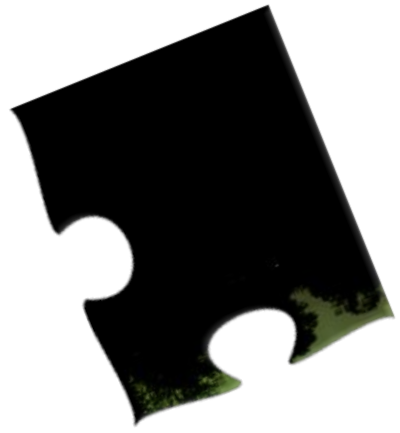
#> input picture images/pieces/aurora12/piece_8.png, 400 x 433 px
$ python -i match_score.py   (imports and definitions only)
#> lines starting #> are read from the running program, lines starting #| are printed output that depends on the picture; after the words box and inside, x2 and y2 are one past the last pixel; in counts of white or black regions, pixels touching at a corner belong together
import json
from typing import Tuple
import numpy as np
import cv2
from scipy.spatial.distance import directed_hausdorff


def contours(
    image_path: str,
    kernel_size: Tuple[int, int] = (5, 5),
    epsilon_ratio: float = 0.001
):
    """
    (Desc)

    Args:

    Returns:

    """
#> called with image_path = '../../images/pieces/aurora12/piece_8.png', kernel_size = (5, 5), epsilon_ratio = 0.001
    # Reading image and converting to rgb and grayscale.
    img = cv2.imread(image_path)
#> img is the input picture: shape (433, 400, 3); mean B, G, R 130.3, 131.3, 131
    img_gray = cv2.cvtColor(img, cv2.COLOR_BGR2GRAY)

    # Apply a heavy Gaussian blur on grayscale image to reduce noise.
    kernel_size = kernel_size
    kernel_sigma = 5
    img_blurred = cv2.GaussianBlur(img_gray, kernel_size, kernel_sigma)
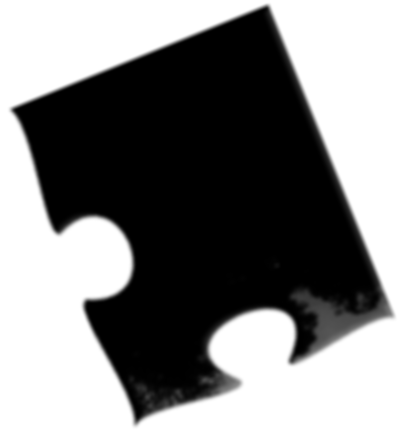
#> img_blurred: shape (433, 400); min 0, max 255, mean 131.1

    # Create binary image (threshold to separate pieces from background).
    # Pixels with intensity > 250 are set to 0 (black), rest to 255 (white).
    # We use cv2.THRESH_BINARY_INV to invert the image for piece detection in the next
    # steps.
    threshold = 250
    max_value = 255
    _, img_binary = cv2.threshold(
        img_blurred, threshold, max_value, cv2.THRESH_BINARY_INV
    )
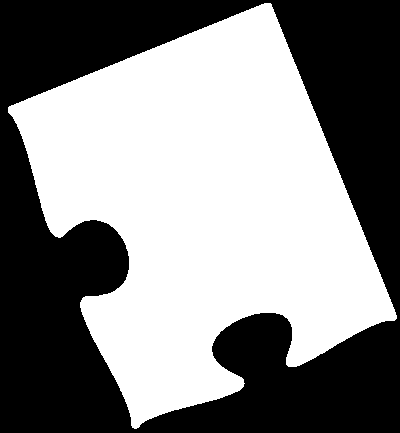
#> img_binary: shape (433, 400); 52.5% white; 1 black region

    # Finding contours of the puzzle piece using the binary image.
    # The setting cv2.RETR_EXTERNAL ensures that only the outermost contours
    # are returned (outline of the puzzle piece).
    # The setting cv2.CHAIN_APPROX_NONE ensures that all contour points are returned
    # (in other words, no compression is performed).
    contours, _ = cv2.findContours(img_binary, cv2.RETR_EXTERNAL, cv2.CHAIN_APPROX_NONE)
#> contours = 1 contour; box (x1, y1, x2, y2) and area: (8, 3, 397, 429) 90198

    # We perform polygonal approximation on the contours to reduce the number of points
    # in each contour. This helps simplify the contour shape while preserving its
    # overall structure.
    # Initialize an empty list to store the approximated contours.
    approx_contours = []

    # Iterate over each contour detected in the binary image.
    for contour in contours:
        # Calculate the arc length (perimeter) of the current contour.
        # The second parameter, `True`, indicates that the contour is closed.
        arc_length = cv2.arcLength(contour, True)

        # Calculate the approximation accuracy using the `epsilon_ratio` parameter.
        # `epsilon` is a fraction of the arc length, determining how closely the
        # approximated contour should match the original contour.
        epsilon = epsilon_ratio * arc_length

        # Apply the Douglas-Peucker algorithm to approximate the contour.
        # This simplifies the contour by reducing the number of points while
        # ensuring the approximated contour stays within `epsilon` distance
        # of the original contour.
        approx = cv2.approxPolyDP(contour, epsilon, True)

        # Append the approximated contour to the list.
        approx_contours.append(approx)
#> this loop made 1 pass
#> (arc_length, epsilon) on pass 1: (1619.7, 1.62)
#> after the loop, approx_contours = 1 contour; box (x1, y1, x2, y2) and area: (8, 3, 397, 429) 90125

    # Convert the list of approximated contours to a NumPy array for further processing.
    approx_contours = np.array(approx_contours).reshape(-1, 2)
#> approx_contours = 46 pairs, first value 8 to 396, second value 3 to 428

    return approx_contours

# Takes in data for two pieces, as well as the edge side to compare
# [220 lines left out: function calc_match_score, not called in this run]

# Run the approximation
image_path = "images/pieces/aurora12/piece_8.png"  # Replace with your image path
image_path2 = "images/pieces/aurora12/piece_2.png"

# [1 line not run here, left out]

>>> result = contours('../../images/pieces/aurora12/piece_8.png')
#> result has the same summary as approx_contours in contours

$ run again, on images/pieces/aurora12/piece_5.png
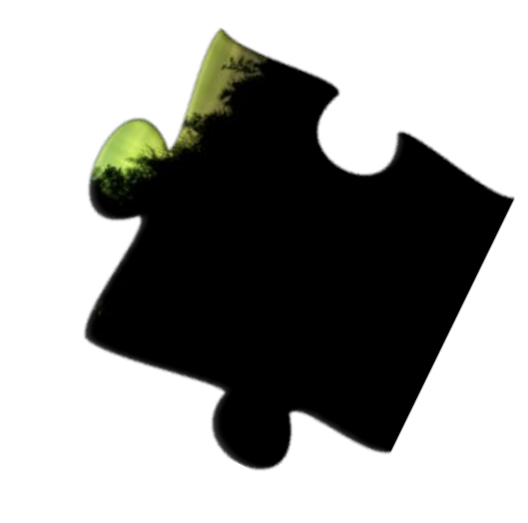
#> input picture images/pieces/aurora12/piece_5.png, 528 x 523 px
#> in contours, img is the input picture: shape (523, 528, 3); mean B, G, R 156.6, 158.7, 158.2
#> in contours, `img_gray = cv2.cvtColor(img, cv2.COLOR_BGR2GRAY)`:
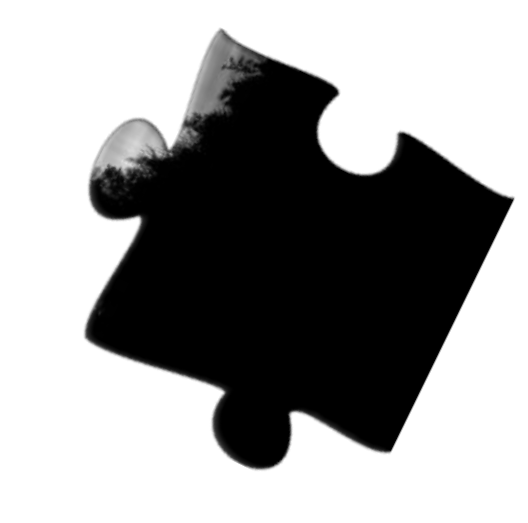
#> img_gray: shape (523, 528); min 0, max 255, mean 158.3
#> in contours, `_, img_binary = cv2.threshold( img_blurred, threshold, max_value, cv2...`:
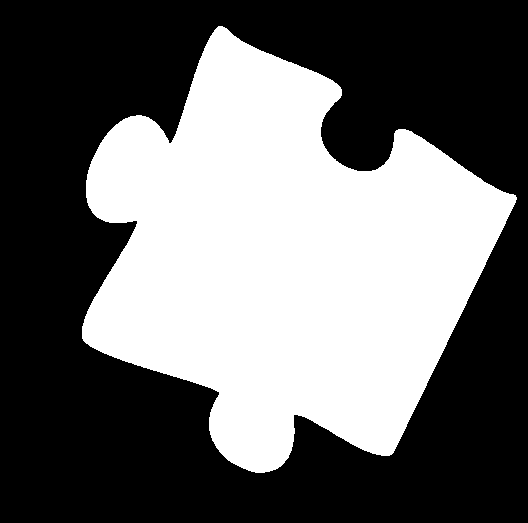
#> img_binary: shape (523, 528); 41.5% white; 1 white region
#> contours = 1 contour; box (x1, y1, x2, y2) and area: (82, 26, 517, 473) 113882
#> the loop in contours, `for contour in contours:` made 1 pass
#> (arc_length, epsilon) on pass 1: (1766, 1.77)
#> after the loop in contours, `for contour in contours:`: approx_contours = 1 contour; box (x1, y1, x2, y2) and area: (82, 26, 517, 472) 113756
#> in contours, `approx_contours = np.array(approx_contours).reshape(-1, 2)`: approx_contours = 55 pairs, first value 82 to 516, second value 26 to 471
#> result has the same summary as approx_contours in contours

$ run again, on images/pieces/aurora12/piece_6.png
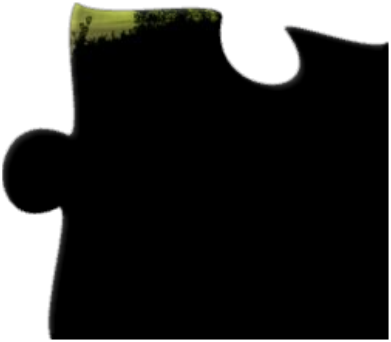
#> input picture images/pieces/aurora12/piece_6.png, 391 x 342 px
#> in contours, img is the input picture: shape (342, 391, 3); mean B, G, R 57.7, 58.8, 58.7
#> in contours, `img_blurred = cv2.GaussianBlur(img_gray, kernel_size, kernel_sigma)`:
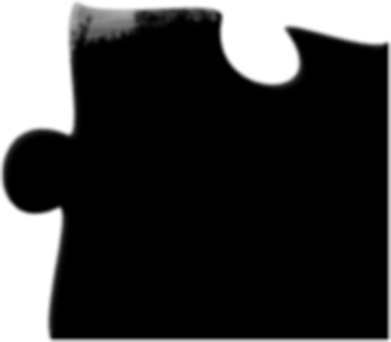
#> img_blurred: shape (342, 391); min 0, max 255, mean 58.5
#> in contours, `_, img_binary = cv2.threshold( img_blurred, threshold, max_value, cv2...`:
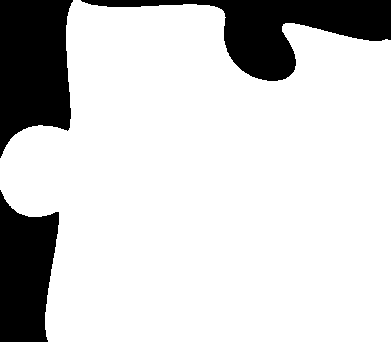
#> img_binary: shape (342, 391); 81.5% white; 3 black regions
#> contours = 1 contour; box (x1, y1, x2, y2) and area: (0, 0, 391, 342) 108290
#> the loop in contours, `for contour in contours:` made 1 pass
#> (arc_length, epsilon) on pass 1: (1570.5, 1.57)
#> after the loop in contours, `for contour in contours:`: approx_contours = 1 contour; box (x1, y1, x2, y2) and area: (0, 0, 391, 342) 108241
#> in contours, `approx_contours = np.array(approx_contours).reshape(-1, 2)`: approx_contours = 39 pairs, first value 0 to 390, second value 0 to 341
#> result has the same summary as approx_contours in contours

$ run again, on images/pieces/aurora12/piece_7.png
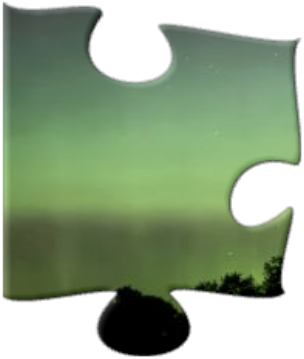
#> input picture images/pieces/aurora12/piece_7.png, 304 x 359 px
#> in contours, img is the input picture: shape (359, 304, 3); mean B, G, R 137.1, 165.6, 146.5
#> in contours, `img_blurred = cv2.GaussianBlur(img_gray, kernel_size, kernel_sigma)`:
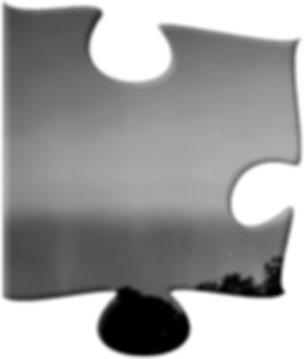
#> img_blurred: shape (359, 304); min 0, max 255, mean 156.6
#> in contours, `_, img_binary = cv2.threshold( img_blurred, threshold, max_value, cv2...`:
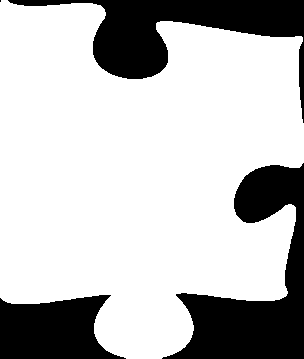
#> img_binary: shape (359, 304); 75% white; 4 black regions (1 under 20 px)
#> contours = 1 contour; box (x1, y1, x2, y2) and area: (0, 0, 304, 359) 81058
#> the loop in contours, `for contour in contours:` made 1 pass
#> (arc_length, epsilon) on pass 1: (1612.1, 1.61)
#> after the loop in contours, `for contour in contours:`: approx_contours = 1 contour; box (x1, y1, x2, y2) and area: (0, 0, 304, 359) 81040
#> in contours, `approx_contours = np.array(approx_contours).reshape(-1, 2)`: approx_contours = 57 pairs, first value 0 to 303, second value 0 to 358
#> result has the same summary as approx_contours in contours
